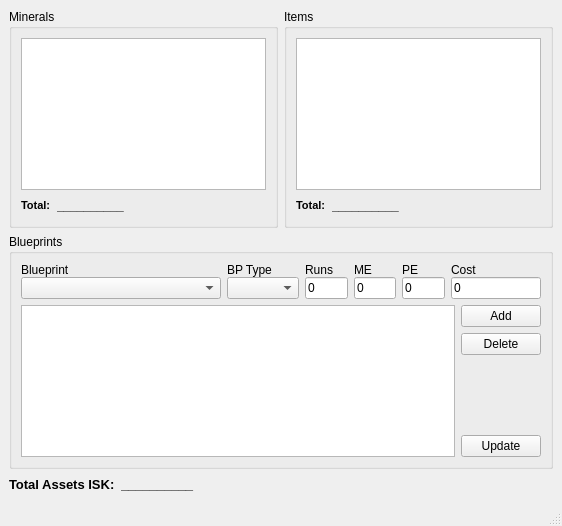
<ui version="4.0" >
 <author></author>
 <comment></comment>
 <exportmacro></exportmacro>
 <class>Assets</class>
 <widget class="QMainWindow" name="Assets" >
  <property name="geometry" >
   <rect>
    <x>0</x>
    <y>0</y>
    <width>562</width>
    <height>526</height>
   </rect>
  </property>
  <property name="windowTitle" >
   <string>Assets</string>
  </property>
  <widget class="QWidget" name="centralwidget" >
   <layout class="QVBoxLayout" >
    <property name="margin" >
     <number>9</number>
    </property>
    <property name="spacing" >
     <number>6</number>
    </property>
    <item>
     <layout class="QHBoxLayout" >
      <property name="margin" >
       <number>0</number>
      </property>
      <property name="spacing" >
       <number>6</number>
      </property>
      <item>
       <widget class="QGroupBox" name="groupBox_2" >
        <property name="title" >
         <string>Minerals</string>
        </property>
        <layout class="QVBoxLayout" >
         <property name="margin" >
          <number>9</number>
         </property>
         <property name="spacing" >
          <number>6</number>
         </property>
         <item>
          <widget class="QTableWidget" name="mineralTable" >
           <property name="verticalScrollBarPolicy" >
            <enum>Qt::ScrollBarAsNeeded</enum>
           </property>
           <property name="horizontalScrollBarPolicy" >
            <enum>Qt::ScrollBarAlwaysOff</enum>
           </property>
          </widget>
         </item>
         <item>
          <widget class="QWidget" name="widget" >
           <layout class="QHBoxLayout" >
            <property name="margin" >
             <number>0</number>
            </property>
            <property name="spacing" >
             <number>6</number>
            </property>
            <item>
             <widget class="QLabel" name="label" >
              <property name="text" >
               <string>&lt;html>&lt;head>&lt;meta name="qrichtext" content="1" />&lt;/head>&lt;body style=" white-space: pre-wrap; font-family:MS Shell Dlg 2; font-size:8.25pt; font-weight:400; font-style:normal; text-decoration:none;">&lt;p style=" margin-top:0px; margin-bottom:0px; margin-left:0px; margin-right:0px; -qt-block-indent:0; text-indent:0px;">&lt;span style=" font-size:8pt; font-weight:600;">Total:&lt;/span>&lt;/p>&lt;/body>&lt;/html></string>
              </property>
             </widget>
            </item>
            <item>
             <widget class="QLabel" name="mineralISK" >
              <property name="text" >
               <string>&lt;html>&lt;head>&lt;meta name="qrichtext" content="1" />&lt;/head>&lt;body style=" white-space: pre-wrap; font-family:MS Shell Dlg 2; font-size:8.25pt; font-weight:400; font-style:normal; text-decoration:none;">&lt;p style=" margin-top:0px; margin-bottom:0px; margin-left:0px; margin-right:0px; -qt-block-indent:0; text-indent:0px;">&lt;span style=" font-size:9pt; font-weight:600;">__________&lt;/span>&lt;/p>&lt;/body>&lt;/html></string>
              </property>
             </widget>
            </item>
            <item>
             <spacer>
              <property name="orientation" >
               <enum>Qt::Horizontal</enum>
              </property>
              <property name="sizeHint" >
               <size>
                <width>40</width>
                <height>20</height>
               </size>
              </property>
             </spacer>
            </item>
           </layout>
          </widget>
         </item>
        </layout>
       </widget>
      </item>
      <item>
       <widget class="QGroupBox" name="groupBox" >
        <property name="title" >
         <string>Items</string>
        </property>
        <layout class="QVBoxLayout" >
         <property name="margin" >
          <number>9</number>
         </property>
         <property name="spacing" >
          <number>6</number>
         </property>
         <item>
          <widget class="QTableWidget" name="itemTable" />
         </item>
         <item>
          <widget class="QWidget" name="widget" >
           <layout class="QHBoxLayout" >
            <property name="margin" >
             <number>0</number>
            </property>
            <property name="spacing" >
             <number>6</number>
            </property>
            <item>
             <widget class="QLabel" name="label_3" >
              <property name="text" >
               <string>&lt;html>&lt;head>&lt;meta name="qrichtext" content="1" />&lt;/head>&lt;body style=" white-space: pre-wrap; font-family:MS Shell Dlg 2; font-size:8.25pt; font-weight:400; font-style:normal; text-decoration:none;">&lt;p style=" margin-top:0px; margin-bottom:0px; margin-left:0px; margin-right:0px; -qt-block-indent:0; text-indent:0px;">&lt;span style=" font-size:8pt; font-weight:600;">Total:&lt;/span>&lt;/p>&lt;/body>&lt;/html></string>
              </property>
             </widget>
            </item>
            <item>
             <widget class="QLabel" name="itemsISK" >
              <property name="text" >
               <string>&lt;html>&lt;head>&lt;meta name="qrichtext" content="1" />&lt;/head>&lt;body style=" white-space: pre-wrap; font-family:MS Shell Dlg 2; font-size:8.25pt; font-weight:400; font-style:normal; text-decoration:none;">&lt;p style=" margin-top:0px; margin-bottom:0px; margin-left:0px; margin-right:0px; -qt-block-indent:0; text-indent:0px;">&lt;span style=" font-size:9pt; font-weight:600;">__________&lt;/span>&lt;/p>&lt;/body>&lt;/html></string>
              </property>
             </widget>
            </item>
            <item>
             <spacer>
              <property name="orientation" >
               <enum>Qt::Horizontal</enum>
              </property>
              <property name="sizeHint" >
               <size>
                <width>40</width>
                <height>20</height>
               </size>
              </property>
             </spacer>
            </item>
           </layout>
          </widget>
         </item>
        </layout>
       </widget>
      </item>
     </layout>
    </item>
    <item>
     <widget class="QGroupBox" name="groupBox_3" >
      <property name="title" >
       <string>Blueprints</string>
      </property>
      <layout class="QVBoxLayout" >
       <property name="margin" >
        <number>9</number>
       </property>
       <property name="spacing" >
        <number>6</number>
       </property>
       <item>
        <layout class="QHBoxLayout" >
         <property name="margin" >
          <number>0</number>
         </property>
         <property name="spacing" >
          <number>6</number>
         </property>
         <item>
          <layout class="QVBoxLayout" >
           <property name="margin" >
            <number>0</number>
           </property>
           <property name="spacing" >
            <number>0</number>
           </property>
           <item>
            <widget class="QLabel" name="label_4" >
             <property name="text" >
              <string>Blueprint</string>
             </property>
            </widget>
           </item>
           <item>
            <widget class="QComboBox" name="itemCombo" >
             <property name="minimumSize" >
              <size>
               <width>200</width>
               <height>0</height>
              </size>
             </property>
            </widget>
           </item>
          </layout>
         </item>
         <item>
          <layout class="QVBoxLayout" >
           <property name="margin" >
            <number>0</number>
           </property>
           <property name="spacing" >
            <number>0</number>
           </property>
           <item>
            <widget class="QLabel" name="label_5" >
             <property name="text" >
              <string>BP Type</string>
             </property>
            </widget>
           </item>
           <item>
            <widget class="QComboBox" name="typeCombo" />
           </item>
          </layout>
         </item>
         <item>
          <layout class="QVBoxLayout" >
           <property name="margin" >
            <number>0</number>
           </property>
           <property name="spacing" >
            <number>0</number>
           </property>
           <item>
            <widget class="QLabel" name="label_6" >
             <property name="text" >
              <string>Runs</string>
             </property>
            </widget>
           </item>
           <item>
            <widget class="QLineEdit" name="runs" >
             <property name="text" >
              <string>0</string>
             </property>
            </widget>
           </item>
          </layout>
         </item>
         <item>
          <layout class="QVBoxLayout" >
           <property name="margin" >
            <number>0</number>
           </property>
           <property name="spacing" >
            <number>0</number>
           </property>
           <item>
            <widget class="QLabel" name="label_7" >
             <property name="text" >
              <string>ME</string>
             </property>
            </widget>
           </item>
           <item>
            <widget class="QLineEdit" name="me" >
             <property name="text" >
              <string>0</string>
             </property>
            </widget>
           </item>
          </layout>
         </item>
         <item>
          <layout class="QVBoxLayout" >
           <property name="margin" >
            <number>0</number>
           </property>
           <property name="spacing" >
            <number>0</number>
           </property>
           <item>
            <widget class="QLabel" name="label_8" >
             <property name="text" >
              <string>PE</string>
             </property>
            </widget>
           </item>
           <item>
            <widget class="QLineEdit" name="pe" >
             <property name="text" >
              <string>0</string>
             </property>
            </widget>
           </item>
          </layout>
         </item>
         <item>
          <layout class="QVBoxLayout" >
           <property name="margin" >
            <number>0</number>
           </property>
           <property name="spacing" >
            <number>0</number>
           </property>
           <item>
            <widget class="QLabel" name="label_9" >
             <property name="text" >
              <string>Cost</string>
             </property>
            </widget>
           </item>
           <item>
            <widget class="QLineEdit" name="cost" >
             <property name="minimumSize" >
              <size>
               <width>90</width>
               <height>0</height>
              </size>
             </property>
             <property name="text" >
              <string>0</string>
             </property>
            </widget>
           </item>
          </layout>
         </item>
        </layout>
       </item>
       <item>
        <layout class="QHBoxLayout" >
         <property name="margin" >
          <number>0</number>
         </property>
         <property name="spacing" >
          <number>6</number>
         </property>
         <item>
          <widget class="QTableWidget" name="BPtable" />
         </item>
         <item>
          <layout class="QVBoxLayout" >
           <property name="margin" >
            <number>0</number>
           </property>
           <property name="spacing" >
            <number>6</number>
           </property>
           <item>
            <widget class="QPushButton" name="addButton" >
             <property name="text" >
              <string>Add</string>
             </property>
            </widget>
           </item>
           <item>
            <widget class="QPushButton" name="delButton" >
             <property name="text" >
              <string>Delete</string>
             </property>
            </widget>
           </item>
           <item>
            <spacer>
             <property name="orientation" >
              <enum>Qt::Vertical</enum>
             </property>
             <property name="sizeHint" >
              <size>
               <width>20</width>
               <height>40</height>
              </size>
             </property>
            </spacer>
           </item>
           <item>
            <widget class="QPushButton" name="updButton" >
             <property name="text" >
              <string>Update</string>
             </property>
            </widget>
           </item>
          </layout>
         </item>
        </layout>
       </item>
      </layout>
     </widget>
    </item>
    <item>
     <layout class="QHBoxLayout" >
      <property name="margin" >
       <number>0</number>
      </property>
      <property name="spacing" >
       <number>6</number>
      </property>
      <item>
       <widget class="QLabel" name="label_2" >
        <property name="text" >
         <string>&lt;html>&lt;head>&lt;meta name="qrichtext" content="1" />&lt;/head>&lt;body style=" white-space: pre-wrap; font-family:MS Shell Dlg 2; font-size:8.25pt; font-weight:400; font-style:normal; text-decoration:none;">&lt;p style=" margin-top:0px; margin-bottom:0px; margin-left:0px; margin-right:0px; -qt-block-indent:0; text-indent:0px;">&lt;span style=" font-size:10pt; font-weight:600;">Total Assets ISK:&lt;/span>&lt;/p>&lt;/body>&lt;/html></string>
        </property>
       </widget>
      </item>
      <item>
       <widget class="QLabel" name="total" >
        <property name="font" >
         <font>
          <family>MS Shell Dlg 2</family>
          <pointsize>10</pointsize>
          <weight>75</weight>
          <italic>false</italic>
          <bold>true</bold>
          <underline>false</underline>
          <strikeout>false</strikeout>
         </font>
        </property>
        <property name="text" >
         <string>&lt;html>&lt;head>&lt;meta name="qrichtext" content="1" />&lt;/head>&lt;body style=" white-space: pre-wrap; font-family:MS Shell Dlg 2; font-size:8.25pt; font-weight:400; font-style:normal; text-decoration:none;">&lt;p style=" margin-top:0px; margin-bottom:0px; margin-left:0px; margin-right:0px; -qt-block-indent:0; text-indent:0px; font-size:8pt;">&lt;span style=" font-size:10pt; font-weight:600;">__________&lt;/span>&lt;/p>&lt;/body>&lt;/html></string>
        </property>
       </widget>
      </item>
      <item>
       <spacer>
        <property name="orientation" >
         <enum>Qt::Horizontal</enum>
        </property>
        <property name="sizeHint" >
         <size>
          <width>40</width>
          <height>20</height>
         </size>
        </property>
       </spacer>
      </item>
     </layout>
    </item>
   </layout>
  </widget>
  <widget class="QMenuBar" name="menubar" >
   <property name="geometry" >
    <rect>
     <x>0</x>
     <y>0</y>
     <width>562</width>
     <height>21</height>
    </rect>
   </property>
  </widget>
  <widget class="QStatusBar" name="statusbar" />
 </widget>
 <pixmapfunction></pixmapfunction>
 <resources/>
 <connections/>
</ui>
